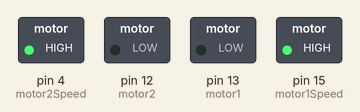
Simulated run of this sketch. Board: Arduino Uno, built with avr-gcc and run on an emulated ATmega328P. On the bench: switched loads named in the sketch (green lamp = pin HIGH).

Above: at 1.2 s.
At 3.7 s:
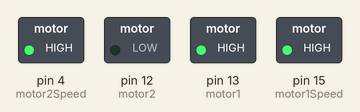
At 6.2 s:
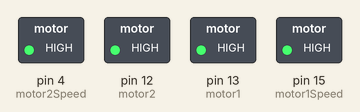
At 8.7 s:
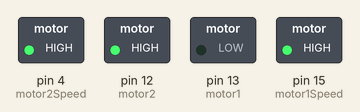
Timing chart, 0 to 11.5 s (numbered marks = the images above):
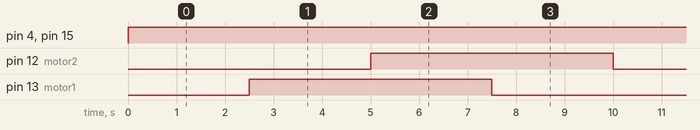

The sketch:

motorTest.ino
```cpp
#include "motors.h"

void setup() {
	//motor setup
	pinMode(motor1, OUTPUT);
	pinMode(motor2, OUTPUT);
	pinMode(motor1Speed, OUTPUT);
	pinMode(motor2Speed, OUTPUT);
}

void loop() {
	int speed1 = 255;
	int speed2=255;

	forward(speed1,speed2);
	delay(2500);
	right(speed1,speed2);
	delay(2500);
	back(speed1,speed2);
	delay(2500);
	left(speed1,speed2);
	delay(2500);

	//try setMotors if ur done
}
```

motors.h
```cpp
/*motors*/
//needs change
#define motor1      13   // right wheel
#define motor2      12   // left wheel
#define motor1Speed 15	 // right wheel speed
#define motor2Speed 4	 // left wheel speed


void back(int speed1, int speed2){
	digitalWrite(motor1,1);
	digitalWrite(motor2,1);
	analogWrite(motor1Speed,speed1);
	analogWrite(motor2Speed,speed2);
}

void forward(int speed1,int speed2){
	digitalWrite(motor1,0);
	digitalWrite(motor2,0);
	analogWrite(motor1Speed,speed1);
	analogWrite(motor2Speed,speed2);
}

void left(int speed1,int speed2){
	digitalWrite(motor1,0);
	digitalWrite(motor2,1);
	analogWrite(motor1Speed,speed1);
	analogWrite(motor2Speed,speed2);
}

void right(int speed1,int speed2){
	digitalWrite(motor1,1);
	digitalWrite(motor2,0);
	analogWrite(motor1Speed,speed1);
	analogWrite(motor2Speed,speed2);
}

//allows bidirectional control from one function
void setMotors(int speed1, int speed2){
	if (speed1 > 0) digitalWrite(motor1,0);
	else digitalWrite(motor1,1);
	analogWrite(motor1Speed,abs(speed1));

	if (speed2 > 0) digitalWrite(motor2,0);
	else digitalWrite(motor2,1);
	analogWrite(motor2Speed,abs(speed2));
}
```

Measured:
- by itself, pin 4 (motor2Speed), pin 15 (motor1Speed): LOW → HIGH at 0.00 s
- by itself, pin 12 (motor2), pin 13 (motor1): alternates HIGH for 5.0 s and LOW for 5.0 s
- by itself, everything shown: repeats every 10.0 s, in 4 steps
